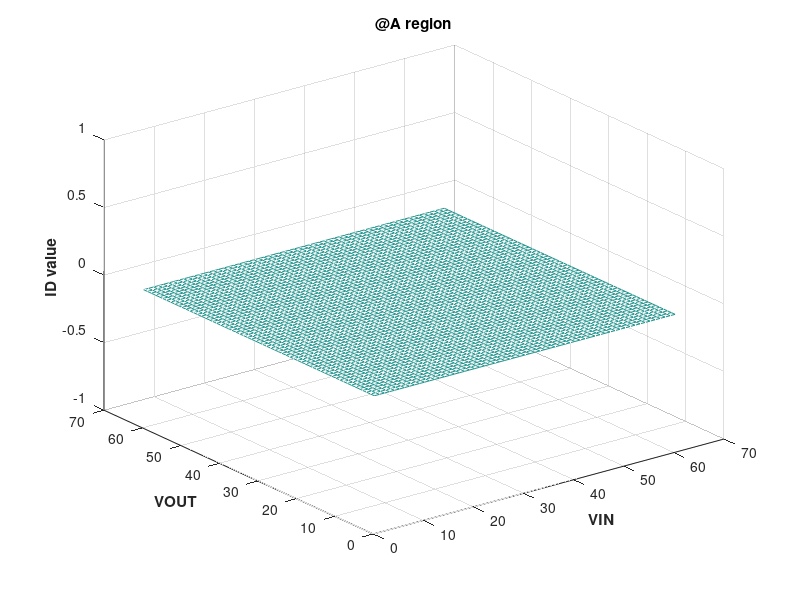
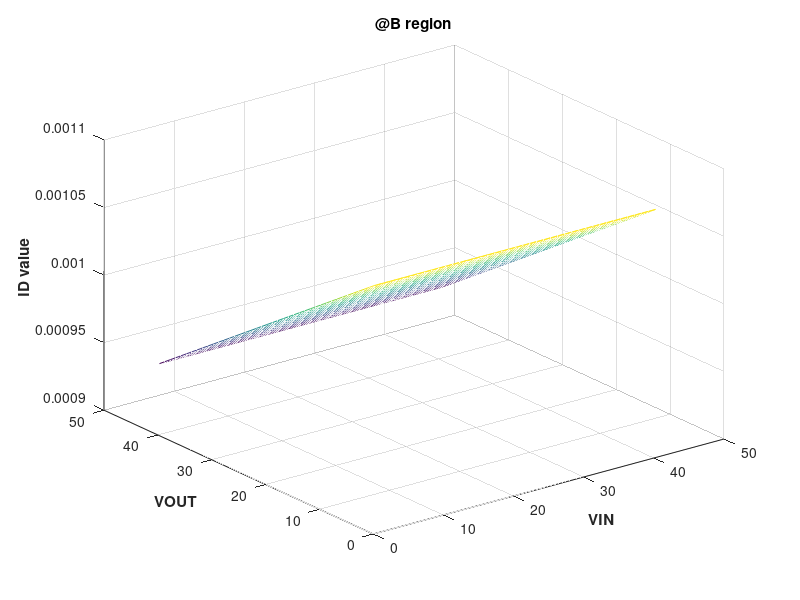
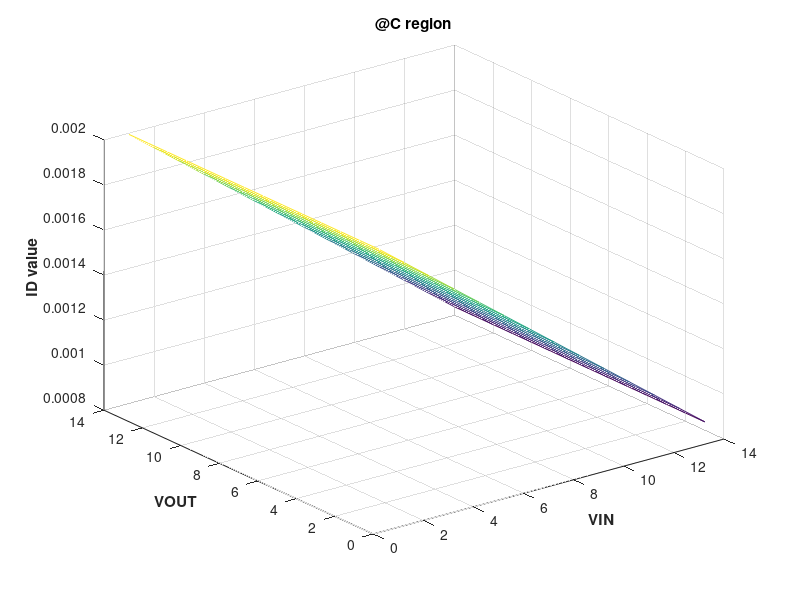
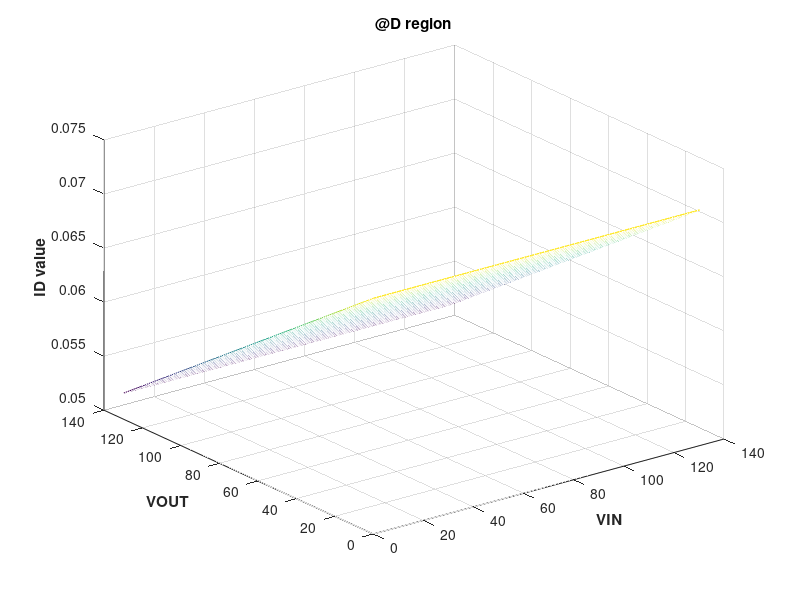

Write the MATLAB code that produced these figures, in order.
%designed and programed by RAHIM BORUMANDI 903119

% VDD=3.8 volt,VTHn=.6 volt VTHp=.7volt Kn=.0002A/V^2  Kp=.00008 A/V^2


%region PMOS triode NMOS cutoff Vout=VOH    VIN<VTHn @A state

[VIN,VOUT]=meshgrid(0:.01:.6);
ID=VIN*0;
figure;
mesh(ID);
title('@A region', 'fontweight','b');
xlabel('VIN', 'fontweight','b'), ylabel('VOUT','fontweight','b') 
zlabel('ID value', 'fontweight','b')




%region PMOS triode and NMOS saturation Vout=VIN    VTHn<VIN<VOUT+VTHp@B state

VDD=3.8;
VTHn=.6;
VTHp=-.7;
kn=.0002;
kp=.00008;
KR=kn/kp;
[VIN,VOUT]=meshgrid(.6:.0575:2.9,3.8:-.01:3.4);
ID=(kp/2)*(2*(VIN-VDD)*(VOUT-VDD)-(VOUT-VDD)^2);
figure;
mesh(ID);
title('@B region', 'fontweight','b');
xlabel('VIN', 'fontweight','b'), ylabel('VOUT','fontweight','b') 
zlabel('ID value', 'fontweight','b')

%region PMOS and NMOS both saturation Vout=VOH    VOUT+VTHp<VIN<VOUT+VTHn @C state
% 3.4352<VOUT<3.8
[VIN,VOUT]=meshgrid(.86:.1:2.16);
ID=(kp/2)*(VIN-VDD-VTHp)^2;
figure;
mesh(ID);
title('@C region', 'fontweight','b');
xlabel('VIN', 'fontweight','b'), ylabel('VOUT','fontweight','b') 
zlabel('ID value', 'fontweight','b')
%region PMOS saturate NMOS triode Vout=VOH    VOUT+VTHn<VIN<VDD+VTHp @D state

[VIN,VOUT]=meshgrid(-.4:.01:.9,1.6:-.01:.3);
ID=(kp/2)*(2*(VIN-VDD)*(VOUT-VDD)-(VOUT-VDD)^2);
figure;
mesh(ID);
title('@D region', 'fontweight','b');
xlabel('VIN', 'fontweight','b'), ylabel('VOUT','fontweight','b') 
zlabel('ID value', 'fontweight','b')
%region PMOS cutoff and  NMOS triode Vout=VOH   VIN>VDD+VTHp  @E state

[VIN,VOUT]=meshgrid(3.1:.01:4);
ID=VIN*0;
figure;
mesh(ID);
title('@E region', 'fontweight','b');
xlabel('VIN', 'fontweight','b'), ylabel('VOUT','fontweight','b') 
zlabel('ID value', 'fontweight','b')





